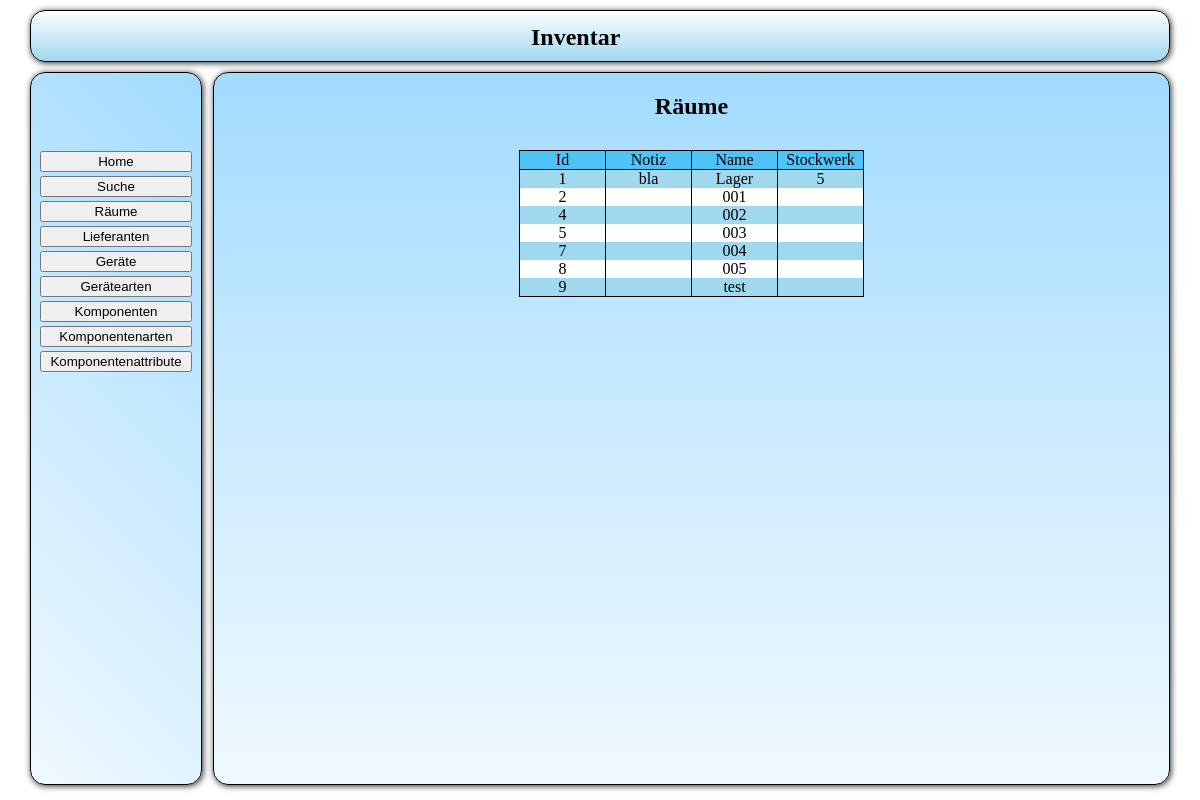
Page /src/php/fro_Auswahl.php?action=list&table=raeume on the earlier database version.
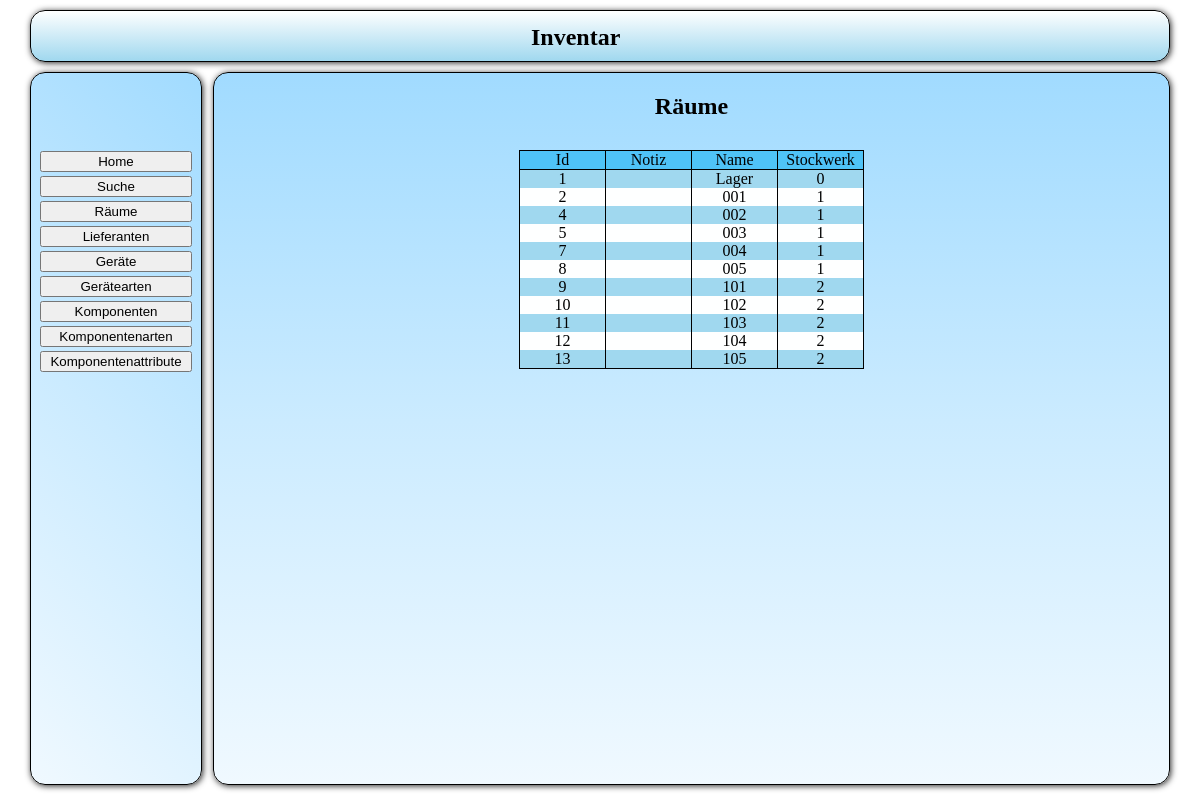
Same page on the later database version.
### tables this page shows
CREATE TABLE IF NOT EXISTS `tbl_raeume` (
`raum_id` int(11) NOT NULL,
  `raum_notiz` text,
  `raum_name` text,
  `raum_stockwerk` text
);

### src/lib/plotting/forms.php (called while the page is built, shortened)
<?php
function get($key, $default)
{
    if(isset($_GET[$key]))
    {
	return htmlspecialchars($_GET[$key]);
    }
}
class form
{
    public function start($action, $method)
    {
	$additional = "";
	if((isset($method))&&($method != ""))
	{
	    $additional .= "method='".$method."' ";
	}
	\utility\html\openTag("form", "", $additional);
	return $this;
    }
}

### src/php/sql_get.php (called while the page is built, shortened)
<?php
function func_a_getRaeume()
{
    $txt_sql_statement = "SELECT * FROM tbl_raeume;";
    $a_sql_ausgabe = array();
    $a_sql_result = mysql_query($txt_sql_statement)
            or die ("Anfrage Fehlgeschlagen");
    while($a_sql_cache = mysql_fetch_assoc($a_sql_result))
    {
	$a_sql_ausgabe[] = $a_sql_cache;
    }
    return $a_sql_ausgabe;
}

### src/php/log_Liste.php (the view, shortened to what this page needs)
<?php
echo "<h2 align='center'>".$sTitel."</h2>";
$oFormular = new \utility\forms\form();
$oFormular->start("", "get");
$oTabelle = new \utility\tables\table();
$oTabelle->start(false, "liste");
$oTabelle->startRow();
foreach ($aErgebnis_attribute as $mAttribut)
{
    $oTabelle->addCell($mAttribut);
}
foreach ($aErgebnisse as $aErgebnis)
{
    foreach ($aErgebnis as $sIndex => $mData)
    {
	echo $mData;
    }
}

### src/php/fro_Auswahl.php (shortened to what this page needs)
<!DOCTYPE>
<html >
<head>
    <link href="../css/main.css" rel="stylesheet" type="text/css"/>
</head>
<body>
    <div id="main" >
        <div id="Header" >
            <h2>Inventar</h2>
        </div>
        <div id="left">
            <table class="navi_buttons">
                <tr>
                    <td><a href="fro_Auswahl.php?action=home"><button>Home</button></a></td>
                </tr>
                <tr>
                    <td><a href="fro_Auswahl.php?action=suche"><button>Suche</button></a></td>
                </tr>
                <tr>
                    <td><a href="fro_Auswahl.php?action=list&table=raeume"><button>R&auml;ume</button></a></td>
                </tr>
                <tr>
                    <td><a href="fro_Auswahl.php?action=list&table=lieferanten"><button>Lieferanten</button></a></td>
                </tr>
                <tr>
                    <td><a href="fro_Auswahl.php?action=list&table=geraete"><button>Ger&auml;te</button></a></td>
                </tr>
                <tr>
                    <td><a href="fro_Auswahl.php?action=list&table=geraetearten"><button>Ger&auml;tearten</button></a></td>
                </tr>
                <tr>
                    <td><a href="fro_Auswahl.php?action=list&table=komponenten"><button>Komponenten</button></a></td>
                </tr>
                <tr>
                    <td><a href="fro_Auswahl.php?action=list&table=komponentenarten"><button>Komponentenarten</button></a></td>
                </tr>
                <tr>
                    <td><a href="fro_Auswahl.php?action=list&table=komponentenattribute"><button>Komponentenattribute</button></a></td>
                </tr>
            </table>
        </div>
        <div id="right">
            <?php
                 require_once './log_Auswahl.php';
            ?>
        </div>
    </div>
</body>
</html>

### src/php/log_Auswahl.php (shortened to what this page needs)
<?php
if($s_action = \utility\forms\get("action", false))
{
    switch($s_action)
    {
	case "list":
	    func_v_list();
	    break;
    }
}
else
{
    func_v_home();
}
function func_v_list()
{
    if($s_table = \utility\forms\get("table", false))
    {
	$a_table_attributes = [
	    "lieferanten"	=>  [
		"Id",
		"Firmenname",
		"Vorname",
		"Nachname",
		"Postleitzahl",
		"Ort",
		"Strasse",
	    ],
	    "raeume"	=>  [
		"Id",
		"Notiz",
		"Name",
		"Stockwerk",
	    ],
	    "geraete"	=>  [
		"Id",
		"Raum",
		"Lieferant",
		"Name",
		"Einkaufsdatum",
		"Notiz",
		"Hersteller",
		"Gewährleistungsbeginn",
		"Gewährleistungsende",
		"Seriennummer",
		"Art",
	    ],
	    "komponenten"	=>  [
		"Id",
		"Name",
		"Bestand",
		"Art"
	    ],
	    "komponentenarten"	=>  [
		"Id",
		"Name"
	    ],
	    "geraetearten"	=>  [
		"Id",
		"Name"
	    ],
	    "komponentenattribute"	=>  [
		"Id",
		"Name"
	    ],
	];
	$a_table_links = [
	    "lieferanten"	=>  "func_a_getLieferanten",
	    "raeume"		=>  "func_a_getRaeume",
	    "geraete"		=>  "func_a_getGeraete",
	    "komponenten"	=>  "func_a_getKomponenten",
	    "komponentenarten"	=>  "func_a_getKomponentenArten",
	    "geraetearten"	=>  "func_a_getGeraeteArten",
	    "komponentenattribute"	=>  "func_a_getAttribute",
	];
	$a_table_title = [
	    "lieferanten"	=>  "Lieferanten",
	    "raeume"		=>  "Räume",
	    "geraete"		=>  "Geräte",
	    "komponenten"	=>  "Komponenten",
	    "komponentenarten"	=>  "Komponentenarten",
	    "geraetearten"	=>  "Gerätearten",
	    "komponentenattribute"	=>  "Gerätearten",
	];
	if(isset($a_table_links[$s_table]))
	{
	    $aErgebnisse = call_user_func($a_table_links[$s_table]);
	    $aErgebnis_attribute = $a_table_attributes[$s_table];
	    $sTitel = $a_table_title[$s_table];
	    include "log_Liste.php";
	}
	else
	{
	    func_v_invalid();
	}
    }
    else
    {
	func_v_invalid();
    }
}

### src/lib/plotting/html.php (shortened to what this page needs)
<?php
function openTag($tag, $class = "", $additional = "")
{
    if((isset($tag))&&($tag != ""))
    {
	echo "<".$tag;
	if((isset($class))&&($class != ""))
	{
	    echo " class='".$class."'";
	}
	if((isset($additional))&&($additional != ""))
	{
	    echo " ".$additional;
	}
	echo ">";
    }
}
function closeTag($tag)
{
    if((isset($tag))&&($tag != ""))
    {
	echo "</".$tag.">";
    }
}

### src/lib/plotting/tables.php (shortened to what this page needs)
<?php
class table
{
    private $started = false;
    private $rowstarted = false;
    private $cellstarted = false;
    public function start($border = false, $class="")
    {
	if($this->started == false)
	{
	    if(!$border)
	    {
		\utility\html\openTag("table", $class);
	    }
	    else
	    {
		\utility\html\openTag("table", $class, "border='1'");
	    }
	    $this->started = true;
	}
	else
	{
	    return false;
	}
	return $this;
    }
    public function end()
    {
	if(($this->started == true)&&($this->rowstarted == false)&&($this->cellstarted == false))
	{
	    $this->started = false;
	}
	else
	{
	    return false;
	}
	return $this;
    }
    public function startRow($class = "")
    {
	if(($this->started == true)&&($this->rowstarted == false))
	{
	    $this->rowstarted = true;
	}
	else
	{
	    return false;
	}
	return $this;
    }
    public function endRow()
    {
	if($this->rowstarted == true)
	{
	    $this->rowstarted = false;
	}
	else
	{
	    return false;
	}
	return $this;
    }
    public function startCell()
    {
	if(($this->rowstarted == true)&&($this->cellstarted == false))
	{
	    $this->cellstarted = true;
	}
	else
	{
	    return false;
	}
	return $this;
    }
    public function printCellContent($string)
    {
	if(($this->cellstarted == true)&&(isset($string)))
	{
	    echo $string;
	}
	else
	{
	    return false;
	}
	return $this;
    }
    public function endCell()
    {
	if($this->cellstarted == true)
	{
	    \utility\html\closeTag("td");
	    $this->cellstarted = false;
	}
	else
	{
	    return false;
	}
	return $this;
    }
    public function addCell($string)
    {
	$this->endCell();
	return $this;
    }
}

### src/css/main.css (style rules this page uses)
body { padding: 0; margin: 0; }
#main { margin: auto; width: 1140px; }
#Header { position: relative; top: 10px; height: 50px; border: 1px solid black; border-radius: 15px; box-shadow: 1px 1px 6px #292929; background: #feffff; background: -moz-linear-gradient(top, #feffff 0%, #ddf1f9 35%, #a0d8ef 100%); background: -webkit-gradient(linear, left top, left bottom, color-stop(0%,#feffff), color-stop(35%,#ddf1f9), color-stop(100%,#a0d8ef)); background: -webkit-linear-gradient(top, #feffff 0%,#ddf1f9 35%,#a0d8ef 100%); background: -o-linear-gradient(top, #feffff 0%,#ddf1f9 35%,#a0d8ef 100%); background: -ms-linear-gradient(top, #feffff 0%,#ddf1f9 35%,#a0d8ef 100%); background: linear-gradient(to bottom, #feffff 0%,#ddf1f9 35%,#a0d8ef 100%); filter: progid:DXImageTransform.Microsoft.gradient( startColorstr='#feffff', endColorstr='#a0d8ef',GradientType=0 ); }
#Header h2 { position: relative; top: -7px; margin-left: 500px; display: inline-block; }
#left { position: relative; top: 20px; width: 170px; float: left; border: 1px solid black; text-align: center; border-radius: 15px; box-shadow: 1px 1px 6px #292929; background: rgb(240,249,255); background: -moz-linear-gradient(45deg, rgba(240,249,255,1) 0%, rgba(203,235,255,1) 49%, rgba(161,219,255,1) 100%); background: -webkit-gradient(linear, left bottom, right top, color-stop(0%,rgba(240,249,255,1)), color-stop(49%,rgba(203,235,255,1)), color-stop(100%,rgba(161,219,255,1))); background: -webkit-linear-gradient(45deg, rgba(240,249,255,1) 0%,rgba(203,235,255,1) 49%,rgba(161,219,255,1) 100%); background: -o-linear-gradient(45deg, rgba(240,249,255,1) 0%,rgba(203,235,255,1) 49%,rgba(161,219,255,1) 100%); background: -ms-linear-gradient(45deg, rgba(240,249,255,1) 0%,rgba(203,235,255,1) 49%,rgba(161,219,255,1) 100%); background: linear-gradient(45deg, rgba(240,249,255,1) 0%,rgba(203,235,255,1) 49%,rgba(161,219,255,1) 100%); filter: progid:DXImageTransform.Microsoft.gradient( startColorstr='#f0f9ff', endColorstr='#a1dbff',GradientType=1 ); }
#right { position: relative; top: 20px; width: 955px; height: 100%; border: 1px solid black; float: right; border-radius: 15px; box-shadow: 1px 1px 6px #292929; background: rgb(161,219,255); background: -moz-linear-gradient(top, rgba(161,219,255,1) 0%, rgba(203,235,255,1) 49%, rgba(240,249,255,1) 100%); background: -webkit-gradient(linear, left top, left bottom, color-stop(0%,rgba(161,219,255,1)), color-stop(49%,rgba(203,235,255,1)), color-stop(100%,rgba(240,249,255,1))); background: -webkit-linear-gradient(top, rgba(161,219,255,1) 0%,rgba(203,235,255,1) 49%,rgba(240,249,255,1) 100%); background: -o-linear-gradient(top, rgba(161,219,255,1) 0%,rgba(203,235,255,1) 49%,rgba(240,249,255,1) 100%); background: -ms-linear-gradient(top, rgba(161,219,255,1) 0%,rgba(203,235,255,1) 49%,rgba(240,249,255,1) 100%); background: linear-gradient(to bottom, rgba(161,219,255,1) 0%,rgba(203,235,255,1) 49%,rgba(240,249,255,1) 100%); filter: progid:DXImageTransform.Microsoft.gradient( startColorstr='#a1dbff', endColorstr='#f0f9ff',GradientType=0 ); }
button, input[type="submit"], input[type="reset"] { width: 152px; }
table.liste { position: relative; margin: auto; top: 10px; border-spacing: 0px; border: 1px solid black; border-right-width: 0px; }
table.liste tr:first-child { background: #4fc3f7; }
table.liste tr:nth-child(even) { background: #a0d8ef; }
table.liste tr { background: #feffff; }
table.liste tr:first-child td { border-bottom: 1px solid black; }
table.liste td { border-right: 1px solid black; padding: 0px 5px; width: 75px; text-align: center; }
table.navi_buttons { position: relative; margin: auto; top: 75px; }

Differences in the rows shown:
added tbl_raeume: raum_id "10", raum_name "102", raum_stockwerk "2"
added tbl_raeume: raum_id "11", raum_name "103", raum_stockwerk "2"
added tbl_raeume: raum_id "12", raum_name "104", raum_stockwerk "2"
added tbl_raeume: raum_id "13", raum_name "105", raum_stockwerk "2"
Other differences:
new list line: "0"
new list line: "1"
new list line: "101"
new list line: "2"
list line gone: "bla"
list line gone: "5"
list line gone: "test"
